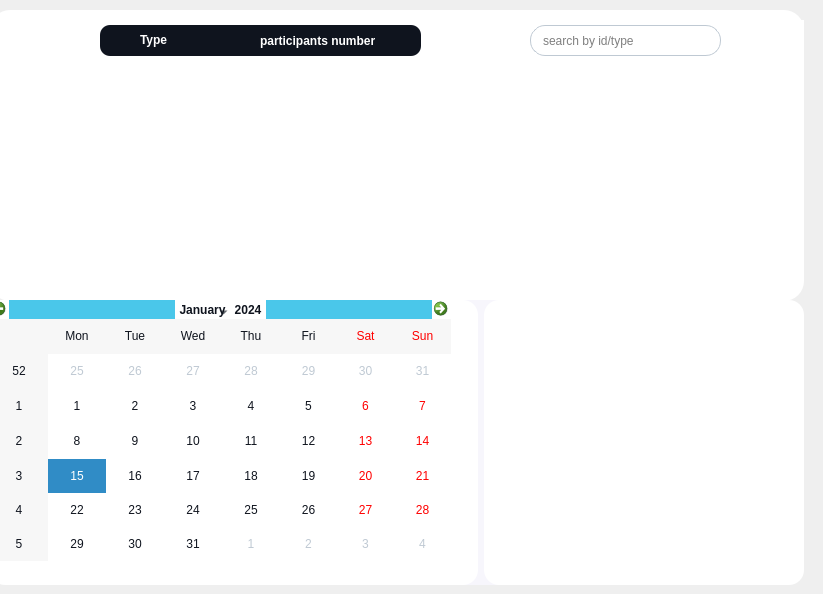
           <widget class="QWidget" name="page_13">
            <widget class="QWidget" name="table_3" native="true">
             <property name="geometry">
              <rect>
               <x>-10</x>
               <y>10</y>
               <width>814</width>
               <height>291</height>
              </rect>
             </property>
             <property name="styleSheet">
              <string notr="true">background-color:white ; 
border-radius:20px ; 
</string>
             </property>
             <widget class="QTableView" name="tableView_3">
              <property name="geometry">
               <rect>
                <x>40</x>
                <y>80</y>
                <width>731</width>
                <height>171</height>
               </rect>
              </property>
              <property name="sizePolicy">
               <sizepolicy hsizetype="Preferred" vsizetype="Preferred">
                <horstretch>0</horstretch>
                <verstretch>0</verstretch>
               </sizepolicy>
              </property>
              <property name="cursor" stdset="0">
               <cursorShape>PointingHandCursor</cursorShape>
              </property>
              <property name="styleSheet">
               <string notr="true">QTableView {
    color: black;
    gridline-color: black;
    border-color: rgb(242, 128, 133);
    font: 10px;
	selection-background-color:#4AC7EA ;
}
QHeaderView::section {
    background-color: #0F141E;
    color: white;
    height: 35px;
    font: 14px;
}
</string>
              </property>
              <property name="verticalScrollBarPolicy">
               <enum>Qt::ScrollBarAsNeeded</enum>
              </property>
              <property name="horizontalScrollBarPolicy">
               <enum>Qt::ScrollBarAsNeeded</enum>
              </property>
              <property name="sizeAdjustPolicy">
               <enum>QAbstractScrollArea::AdjustToContents</enum>
              </property>
              <property name="editTriggers">
               <set>QAbstractItemView::NoEditTriggers</set>
              </property>
              <property name="showGrid">
               <bool>true</bool>
              </property>
              <property name="gridStyle">
               <enum>Qt::SolidLine</enum>
              </property>
              <property name="sortingEnabled">
               <bool>true</bool>
              </property>
              <attribute name="horizontalHeaderDefaultSectionSize">
               <number>100</number>
              </attribute>
             </widget>
             <widget class="QPushButton" name="add_formation">
              <property name="geometry">
               <rect>
                <x>20</x>
                <y>20</y>
                <width>21</width>
                <height>21</height>
               </rect>
              </property>
              <property name="cursor">
               <cursorShape>PointingHandCursor</cursorShape>
              </property>
              <property name="styleSheet">
               <string notr="true">#add_formation {
	image: url(:/icons/tsawer/plus.svg);
}
#add_formation::hover {
	image:url(:/icons/tsawer/plus_hover.svg);
}</string>
              </property>
              <property name="text">
               <string/>
              </property>
             </widget>
             <widget class="QLineEdit" name="search_formation">
              <property name="geometry">
               <rect>
                <x>540</x>
                <y>15</y>
                <width>191</width>
                <height>31</height>
               </rect>
              </property>
              <property name="cursor">
               <cursorShape>IBeamCursor</cursorShape>
              </property>
              <property name="styleSheet">
               <string notr="true">QLineEdit {
 	background-color:transparent ;
	border-radius:15px ; 
	border:1px solid #BFC9D3; 
	padding : 0 40px 0 10px ; 
} </string>
              </property>
              <property name="placeholderText">
               <string>search by id/type</string>
              </property>
             </widget>
             <widget class="QPushButton" name="search_button_f">
              <property name="geometry">
               <rect>
                <x>700</x>
                <y>15</y>
                <width>21</width>
                <height>31</height>
               </rect>
              </property>
              <property name="cursor">
               <cursorShape>PointingHandCursor</cursorShape>
              </property>
              <property name="styleSheet">
               <string notr="true">QPushButton {	
	background-color: transparent ;
	border-radius:20px ; 
	
	image: url(:/icons/tsawer/search.svg);
} 

</string>
              </property>
              <property name="text">
               <string/>
              </property>
             </widget>
             <widget class="QPushButton" name="tri_formation">
              <property name="geometry">
               <rect>
                <x>80</x>
                <y>20</y>
                <width>21</width>
                <height>21</height>
               </rect>
              </property>
              <property name="cursor">
               <cursorShape>PointingHandCursor</cursorShape>
              </property>
              <property name="styleSheet">
               <string notr="true">QPushButton {
	image: url(:/icons/tsawer/filter.svg);
}
QPushButton::hover {
	image: url(:/icons/tsawer/filter_hover.svg);
}</string>
              </property>
              <property name="text">
               <string/>
              </property>
             </widget>
             <widget class="QWidget" name="tri_bar_formation" native="true">
              <property name="enabled">
               <bool>true</bool>
              </property>
              <property name="geometry">
               <rect>
                <x>110</x>
                <y>15</y>
                <width>321</width>
                <height>31</height>
               </rect>
              </property>
              <property name="styleSheet">
               <string notr="true">QWidget {
 	background-color:#0F141E ;
	border-radius:10px ; 
	padding : 0 40px 0 10px ; 
}</string>
              </property>
              <widget class="QRadioButton" name="tri_typefor">
               <property name="geometry">
                <rect>
                 <x>10</x>
                 <y>5</y>
                 <width>111</width>
                 <height>20</height>
                </rect>
               </property>
               <property name="styleSheet">
                <string notr="true">QRadioButton{
	background-color:transparent ; 
	color:white ; 
	border:0px ; 
	font-weight :bold ; 
}</string>
               </property>
               <property name="text">
                <string>Type</string>
               </property>
               <property name="checkable">
                <bool>true</bool>
               </property>
              </widget>
              <widget class="QRadioButton" name="tri_nbrfor">
               <property name="geometry">
                <rect>
                 <x>130</x>
                 <y>5</y>
                 <width>211</width>
                 <height>21</height>
                </rect>
               </property>
               <property name="styleSheet">
                <string notr="true">QRadioButton{
	background-color:transparent ; 
	color:white ; 
	border:0px ; 
	font-weight :bold ; 
}</string>
               </property>
               <property name="text">
                <string>participants number</string>
               </property>
              </widget>
             </widget>
             <widget class="QPushButton" name="pdf_formation">
              <property name="geometry">
               <rect>
                <x>50</x>
                <y>20</y>
                <width>21</width>
                <height>21</height>
               </rect>
              </property>
              <property name="cursor">
               <cursorShape>PointingHandCursor</cursorShape>
              </property>
              <property name="styleSheet">
               <string notr="true">QPushButton {
	image: url(:/icons/tsawer/download.svg);
}
QPushButton::hover {
	
	image: url(:/icons/tsawer/download_hover.svg);
}</string>
              </property>
              <property name="text">
               <string/>
              </property>
             </widget>
             <widget class="QPushButton" name="mailing">
              <property name="geometry">
               <rect>
                <x>440</x>
                <y>20</y>
                <width>93</width>
                <height>28</height>
               </rect>
              </property>
              <property name="styleSheet">
               <string notr="true">#mailing {
	image: url(:/icons/tsawer/mail.svg);
}
#mailing::hover {
	image:url(:/icons/tsawer/mail.svg);
}</string>
              </property>
              <property name="text">
               <string/>
              </property>
             </widget>
             <widget class="QPushButton" name="star">
              <property name="geometry">
               <rect>
                <x>740</x>
                <y>10</y>
                <width>93</width>
                <height>28</height>
               </rect>
              </property>
              <property name="styleSheet">
               <string notr="true">#star {
	image: url(:/icons/tsawer/star.svg);
}
#star::hover {
	image:url(:/icons/tsawer/star.svg);
}</string>
              </property>
              <property name="text">
               <string/>
              </property>
             </widget>
            </widget>
            <widget class="QWidget" name="others_4" native="true">
             <property name="geometry">
              <rect>
               <x>-10</x>
               <y>300</y>
               <width>814</width>
               <height>285</height>
              </rect>
             </property>
             <property name="maximumSize">
              <size>
               <width>16777215</width>
               <height>285</height>
              </size>
             </property>
             <property name="styleSheet">
              <string notr="true">background-color:#F7F6FC   ; 
border-radius:20px ; 
</string>
             </property>
             <layout class="QHBoxLayout" name="horizontalLayout_13">
              <item>
               <widget class="QWidget" name="widget_11" native="true">
                <property name="styleSheet">
                 <string notr="true">background-color:white ; 
border-radius:15px ; </string>
                </property>
                <widget class="QCalendarWidget" name="calendarFomation_2">
                 <property name="geometry">
                  <rect>
                   <x>0</x>
                   <y>0</y>
                   <width>461</width>
                   <height>261</height>
                  </rect>
                 </property>
                 <property name="styleSheet">
                  <string notr="true">QCalendarWidget {
    background-color: #F7F6FC; /* Set the background color using your color palette */
}

QCalendarWidget QToolButton {
    color: #0F141E; /* Set the text color using a dark color from your palette */
}

QCalendarWidget QToolButton:hover {
    background-color: #4AC7EA; /* Set a highlight color on hover using your primary color */
}

QCalendarWidget QWidget#qt_calendar_navigationbar {
    background-color: #4AC7EA; /* Set the navigation bar color using your primary color */
    color: #FFFFFF; /* Set the text color in the navigation bar to white */
}

QCalendarWidget QAbstractItemView:enabled {
    color: #0F141E; /* Set the text color of enabled dates */
}

QCalendarWidget QAbstractItemView:!enabled {
    color: #BFC9D3; /* Set the text color of disabled dates */
}
</string>
                 </property>
                </widget>
               </widget>
              </item>
              <item>
               <widget class="QWidget" name="donut_5" native="true">
                <property name="maximumSize">
                 <size>
                  <width>320</width>
                  <height>16777215</height>
                 </size>
                </property>
                <property name="styleSheet">
                 <string notr="true">background-color:white ; 
border-radius:15px ; </string>
                </property>
                <layout class="QHBoxLayout" name="horizontalLayout_14">
                 <item>
                  <layout class="QHBoxLayout" name="horizontalLayout_15">
                   <item>
                    <widget class="QLabel" name="donut_6">
                     <property name="styleSheet">
                      <string notr="true">#username {
	background-color:transparent ; 
	color:black ; 
	font-size:13px ; 
}</string>
                     </property>
                     <property name="text">
                      <string/>
                     </property>
                    </widget>
                   </item>
                  </layout>
                 </item>
                </layout>
               </widget>
              </item>
             </layout>
            </widget>
           </widget>
